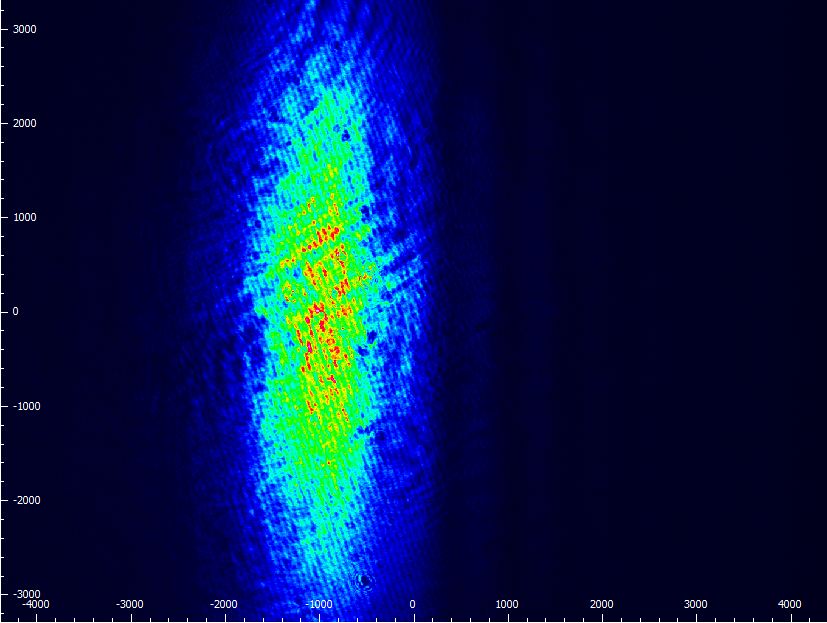
#> input picture examples/beam_profile/Image_2026-03-17_11.06.22_DET_vertical_expanded_0.5mW.bmp, 827 x 623 px
$ jupyter execute --allow-errors 'R2 transition_vertical_expanded_beam_3_17_2026_24mW.ipynb'   (shell and % lines are left out)
#> lines starting #> are read from the running program, lines starting #| are printed output that depends on the picture; after the words box and inside, x2 and y2 are one past the last pixel; in counts of white or black regions, pixels touching at a corner belong together
[cell 1]
from pathlib import Path
import pickle

import numpy as np
from scipy import constants as cst

import matplotlib.pyplot as plt
import tqdm

from centrex_tlf import states, hamiltonian, transitions, couplings, lindblad, utils
from centrex_tlf_julia_extension import lindblad_julia
# import cv2
import numpy as np
from scipy.optimize import curve_fit
import scipy.ndimage as ndimage

from PIL import Image

[cell 2]
plt.rcParams.update({"font.size": 14})

[cell 3]
cwd = Path().cwd()

# Setting up the system

#> (a cell that did not finish here is left out)

#> (a cell that did not finish here is left out)

#> (a cell that did not finish here is left out)

[cell 7]
from copy import deepcopy

#> (the rest of this cell did not finish here and is left out)

#> (a cell that did not finish here is left out)

## Detection Laser Beam Profile

### Read data from thorlabs beam profiler

## Beam profile after realignment with longer beamline

[cell 9]
import cv2


file_path = "beam_profile/Image_2026-03-17_11.06.22_DET_vertical_expanded_0.5mW.bmp"
# Open the image file
image = Image.open(file_path)
#> image is the input picture: PIL image 827x623 RGB; mean R, G, B 4.8, 26.3, 77.9

# Convert the image to grayscale (optional, if you need a 2D array)
image = image.convert('L')
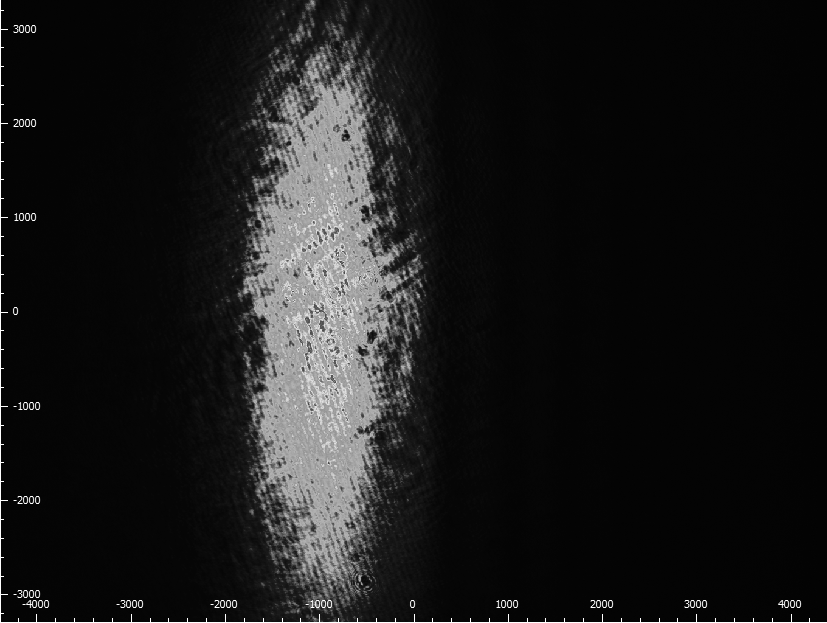
#> image: PIL image 827x623 L; min 2, max 255, mean 25.8
# Convert the image to a NumPy array
image_array = np.array(image)
image_array = image_array[::-1, :]
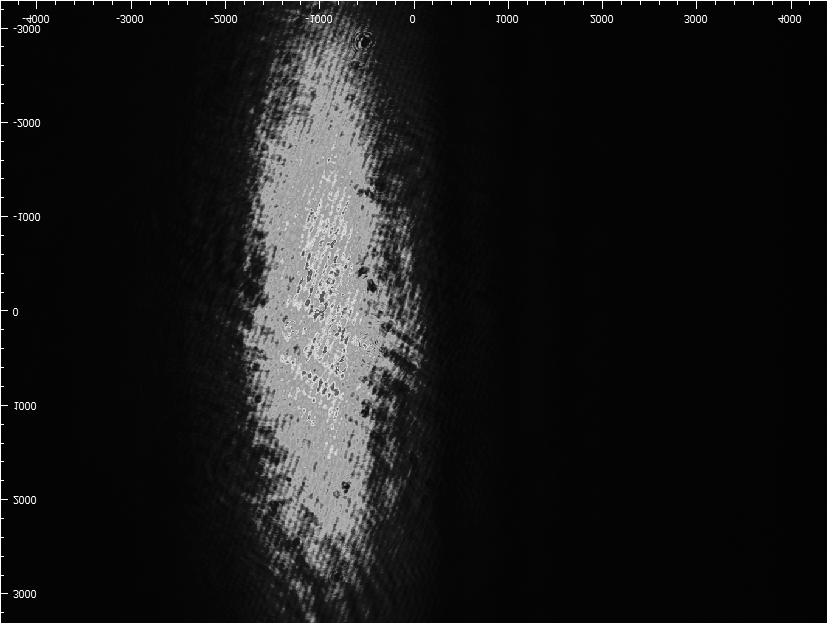
#> image_array: shape (623, 827); min 2, max 255, mean 25.8
sensor_array = image_array

# Converting the array to uint8 format needed for OpenCV
image = (sensor_array).astype(np.uint8)

# Apply thresholding to create a binary mask of the non-zero data
_, thresholded = cv2.threshold(image, 60, 255, cv2.THRESH_BINARY)
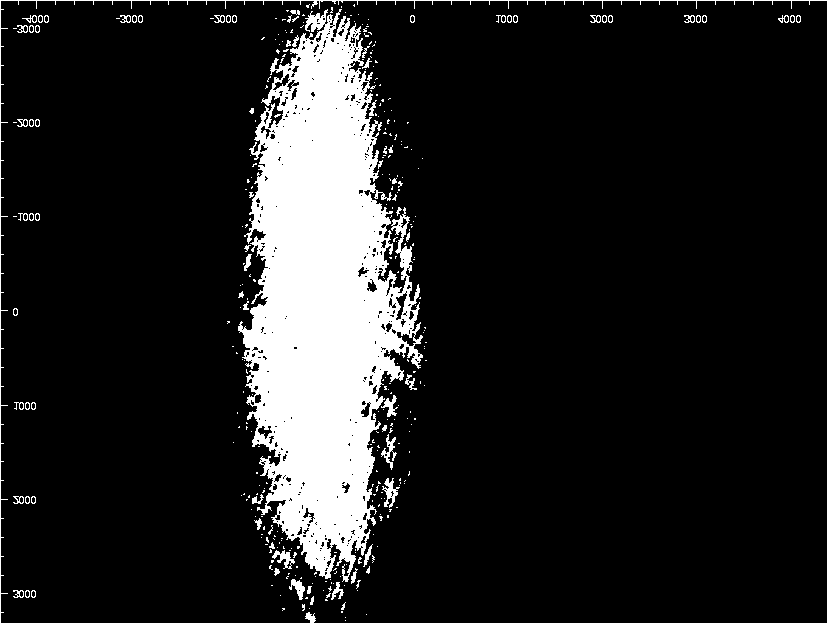
#> thresholded: shape (623, 827); 12.8% white; 355 white regions (279 under 20 px)

# Find contours of the thresholded image to locate the non-zero areas
contours, _ = cv2.findContours(thresholded, cv2.RETR_EXTERNAL, cv2.CHAIN_APPROX_SIMPLE)
#> contours = 354 contours, 295 with area under 20; largest, box (x1, y1, x2, y2) and area: (238, 9, 423, 582) 60999, (382, 478, 400, 508) 174, (272, 550, 295, 569) 149, (381, 434, 397, 470) 130, (289, 579, 305, 600) 126

# Combine all contours into one to get a single enclosing circle
all_points = np.vstack(contours)
#> all_points = contour of 5298 points, box (x1, y1, x2, y2) (0, 0, 827, 623), area 96154

# Find the minimum enclosing circle that covers all combined contours
(x, y), radius = cv2.minEnclosingCircle(all_points)
#> x = 413; y = 311; radius = 517
center = (int(x), int(y))
#> center = (413, 311)
radius = int(radius)

# Draw the enclosing circle on the original image
output_image = cv2.cvtColor(image, cv2.COLOR_GRAY2BGR)  # Convert to BGR for colored circle visualization
cv2.circle(output_image, center, radius, (0, 255, 0), 2)
#> output_image: shape (623, 827, 3); mean B, G, R 25.8, 25.8, 25.8


pixel_x_size, pixel_y_size = 8.77e-3/1360, 6.6e-3/1024

# Define a 2D Gaussian function
def gaussian_2d(xy, amplitude, xo, yo, sigma_x, sigma_y):
    x, y = xy
    xo = float(xo)
    yo = float(yo)
    g = amplitude * np.exp(-(((x - xo) ** 2) / (2 * sigma_x ** 2) + ((y - yo) ** 2) / (2 * sigma_y ** 2)))
    return g.ravel()

# Define the 2D Gaussian function with rotation
def gaussian_2d_rotated(coords, A, x0, y0, sigma_x, sigma_y, theta):
    x, y = coords
    a = np.cos(theta)**2 / (2*sigma_x**2) + np.sin(theta)**2 / (2*sigma_y**2)
    b = np.sin(2*theta) / (2*sigma_x**2) - np.sin(2*theta) / (2*sigma_y**2)
    c = np.sin(theta)**2 / (2*sigma_x**2) + np.cos(theta)**2 / (2*sigma_y**2)

    g = A * np.exp(- a*(x-x0)**2 - b*(x-x0)*(y-y0) - c*(y-y0)**2)
    return g.ravel()

# Initial guess for the Gaussian parameters
initial_guess = (80, 600, 400, 200, 200, 2)  # (A, x0, y0, sigma_x, sigma_y, theta)
# initial_guess = (20, 600, 600, 20, 20)  # (A, x0, y0, sigma_x, sigma_y)

img = ndimage.gaussian_filter(sensor_array, sigma=(50, 50), order=0)
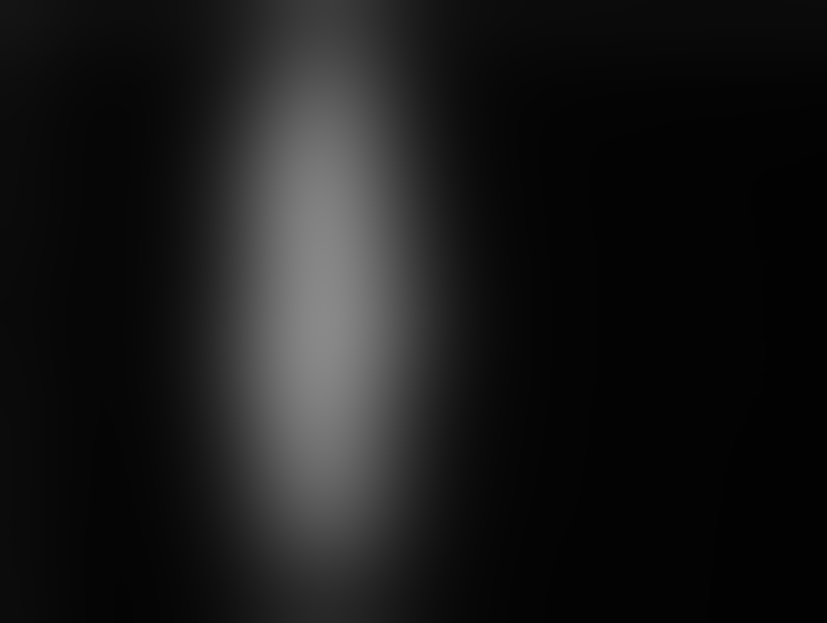
#> img: shape (623, 827); min 2, max 137, mean 24.8

# Generate a grid of x, y coordinates
x = np.arange(img.shape[1])
#> x = 827 values from 0 to 826
y = np.arange(img.shape[0])
#> y = 623 values from 0 to 622
x, y = np.meshgrid(x, y)

# Create a mask to select data within the circle
mask = (x - center[0])**2 + (y - center[1])**2 <= radius**2
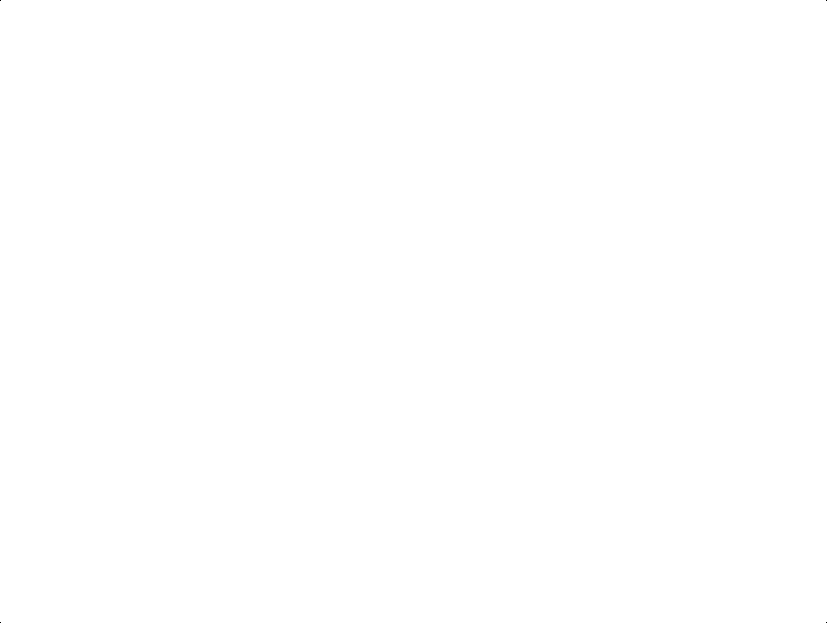
#> mask: shape (623, 827) bool; 100% white; black in thin lines or dots

# Apply the mask to extract the relevant data
x_data = x[mask]
y_data = y[mask]
z_data = img[mask]


# Fit the Gaussian model to the data
popt, pcov = curve_fit(gaussian_2d_rotated, (x_data, y_data), z_data, p0=initial_guess, bounds=([-np.inf, -np.inf, -np.inf, -np.inf, -np.inf, 0], [np.inf, np.inf, np.inf, np.inf, np.inf, 2*np.pi]))
#> popt = [139.6, 322.5, 295.8, 71.88, 207.6, 4.33e-20]; pcov = [[0.00108, 2.18e-11, 5.24e-05, -0.000254, -0.00126, 2.91e-14], [2.18e-11, 0.000261, 2.66e-14, -1.4e-11, 3.59e-13, 4.76e-08], [5.24e-05, 2.66e-14, 0.0027, -3.29e-15, -0.000281, 5.32e-15], [-0.000254, -1.4e-11, -3.29e-15, 0.000261, -5.98e-14, -3.5e-14], [-0.00126, 3.59e-13, -0.000281, -5.98e-14, 0.0046, 1.4e-13], [2.91e-14, 4.76e-08, 5.32e-15, -3.5e-14, 1.4e-13, 1.92e-08]]
# popt, pcov = curve_fit(gaussian_2d, (x_data, y_data), z_data, p0=initial_guess)


# # Extract the fitted parameters
amplitude, xo, yo, sigma_x, sigma_y, theta = popt
#> amplitude = 139.6; xo = 322.5; yo = 295.8; sigma_x = 71.88; sigma_y = 207.6; theta = 4.33e-20

# Generate fitted data for visualization
z_fitted = gaussian_2d_rotated((x, y), *popt).reshape(sensor_array.shape)


# # Plot fitted Gaussian
fig, (ax1, ax2, ax3) = plt.subplots(1, 3, figsize=(25, 6))
scatter1 = ax1.scatter(x_data, y_data, c=sensor_array[mask], vmin=0, vmax=180, cmap='viridis')
ax1.set_title('Raw Sensor Data')
ax2.set_xlabel('Pixel X Index')
ax2.set_ylabel('Pixel Y Index')
fig.colorbar(scatter1, ax=ax1, label='Sensor Value')

scatter2 = ax2.scatter(x_data, y_data, c=z_data, cmap='viridis')
ax2.set_title('Smoothened Sensor Data')
ax2.set_xlabel('Pixel X Index')
ax2.set_ylabel('Pixel Y Index')
fig.colorbar(scatter2, ax=ax2, label='Sensor Value')

scatter3 = ax3.scatter(x_data, y_data, c=z_fitted[mask], cmap='viridis')
ax3.set_title('Fitted 2D Gaussian')
ax3.set_xlabel('Pixel X Index')
ax3.set_ylabel('Pixel Y Index')
ax3.scatter(center[0], center[1], color='red', marker='o')
ax3.scatter(popt[1], popt[2], color='black', marker='x', label=f'Fitted Center x={(xo-center[0])*pixel_x_size*1e3:.2f}mm y={(yo-center[1])*pixel_y_size*1e3:.2f}mm')
ax3.plot(popt[1]+np.arange(-250,250,50)*np.sin(theta), popt[2]-np.arange(-250,250,50)*np.cos(theta), color='black', alpha=0.5, label=f'theta={int(theta*180/np.pi)}°')
fig.colorbar(scatter3, ax=ax3, label='Sensor Value')
ax3.legend()
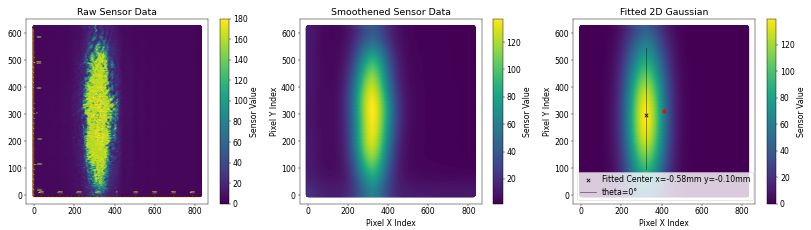
#> figure drawn by matplotlib, 6 panels

$ run again, with examples/beam_profile/2025-4-10-det-beamshape_#001.bmp copied over examples/beam_profile/Image_2026-03-17_11.06.22_DET_vertical_expanded_0.5mW.bmp
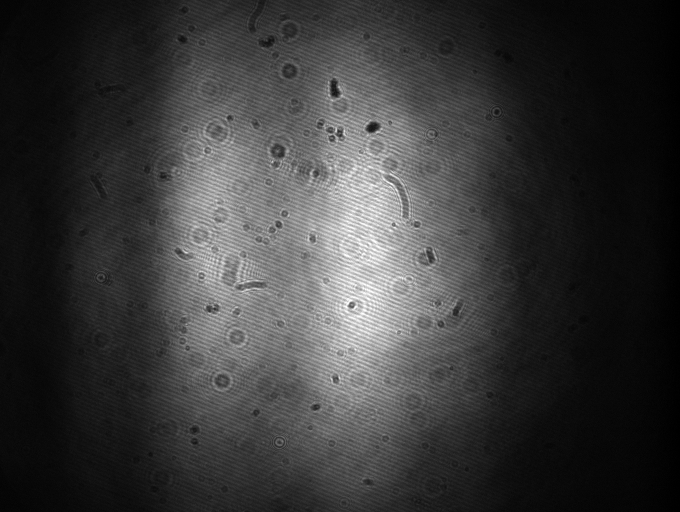
#> input picture examples/beam_profile/2025-4-10-det-beamshape_#001.bmp, 1360 x 1024 px (shown at 1/2 size)
#> image is the input picture: PIL image 1360x1024 RGB; min 0, max 255, mean 56.8
#> image: PIL image 1360x1024 L
#> `_, thresholded = cv2.threshold(image, 60, 255, cv2.THRESH_BINARY)`:
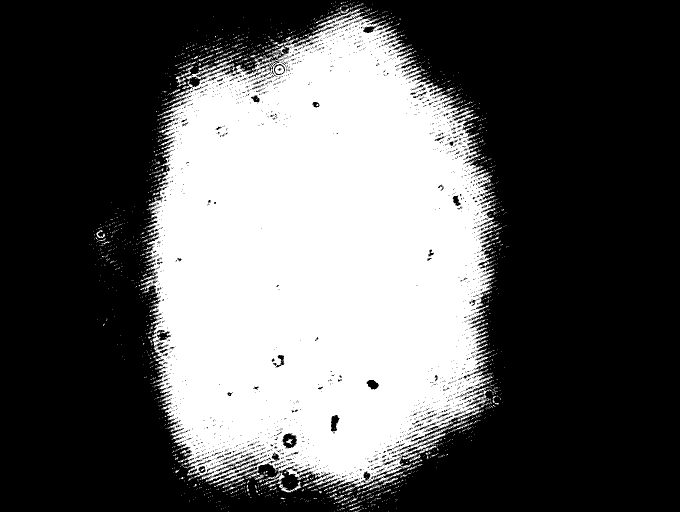
#> thresholded: shape (1024, 1360) (shown at 1/2 size); 36.5% white; 2035 white regions (1954 under 20 px)
#> contours = 1980 contours, 1947 with area under 20; largest, box (x1, y1, x2, y2) and area: (281, 17, 997, 983) 510872, (351, 132, 388, 174) 197, (558, 962, 603, 985) 188, (734, 955, 796, 982) 126, (193, 460, 210, 476) 65
#> all_points = contour of 17805 points, box (x1, y1, x2, y2) (179, 0, 1017, 1024), area 379261
#> `(x, y), radius = cv2.minEnclosingCircle(all_points)`: x = 603.5; y = 520.3; radius = 531.5
#> center = (603, 520)
#> `radius = int(radius)`: radius = 531
#> mask: shape (1024, 1360) bool; 63.1% white; 2 black regions, box (x1, y1, x2, y2) and area: (711, 0, 1360, 1024) 335622, (0, 0, 496, 1024) 178950
#> popt = [178.9, 640, 518.2, 310.5, 249.4, 1.66]; pcov = [[0.00122, -4.9e-05, -6.79e-07, -0.00152, -0.000957, 2.14e-08], [-4.9e-05, 0.00223, -0.000137, 7.61e-05, 0.000139, 3.29e-07], [-6.79e-07, -0.000137, 0.00377, 4e-06, 4.63e-07, -1.61e-06], [-0.00152, 7.61e-05, 4e-06, 0.00589, 0.000247, -1.41e-07], [-0.000957, 0.000139, 4.63e-07, 0.000247, 0.00269, 3.16e-08], [2.14e-08, 3.29e-07, -1.61e-06, -1.41e-07, 3.16e-08, 4.79e-07]]
#> amplitude = 178.9; xo = 640; yo = 518.2; sigma_x = 310.5; sigma_y = 249.4; theta = 1.66
#> `z_fitted = gaussian_2d_rotated((x, y), *popt).reshape(sensor_array.sha..`:
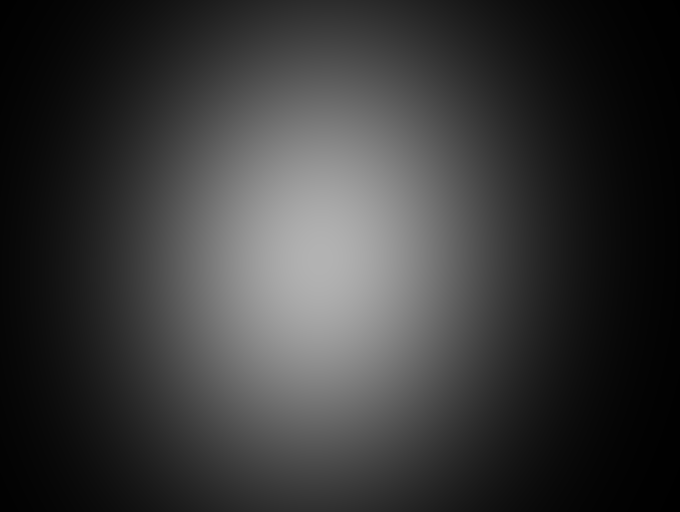
#> z_fitted: shape (1024, 1360) float64 (shown at 1/2 size); min 0.627, max 178.9, mean 55.9
